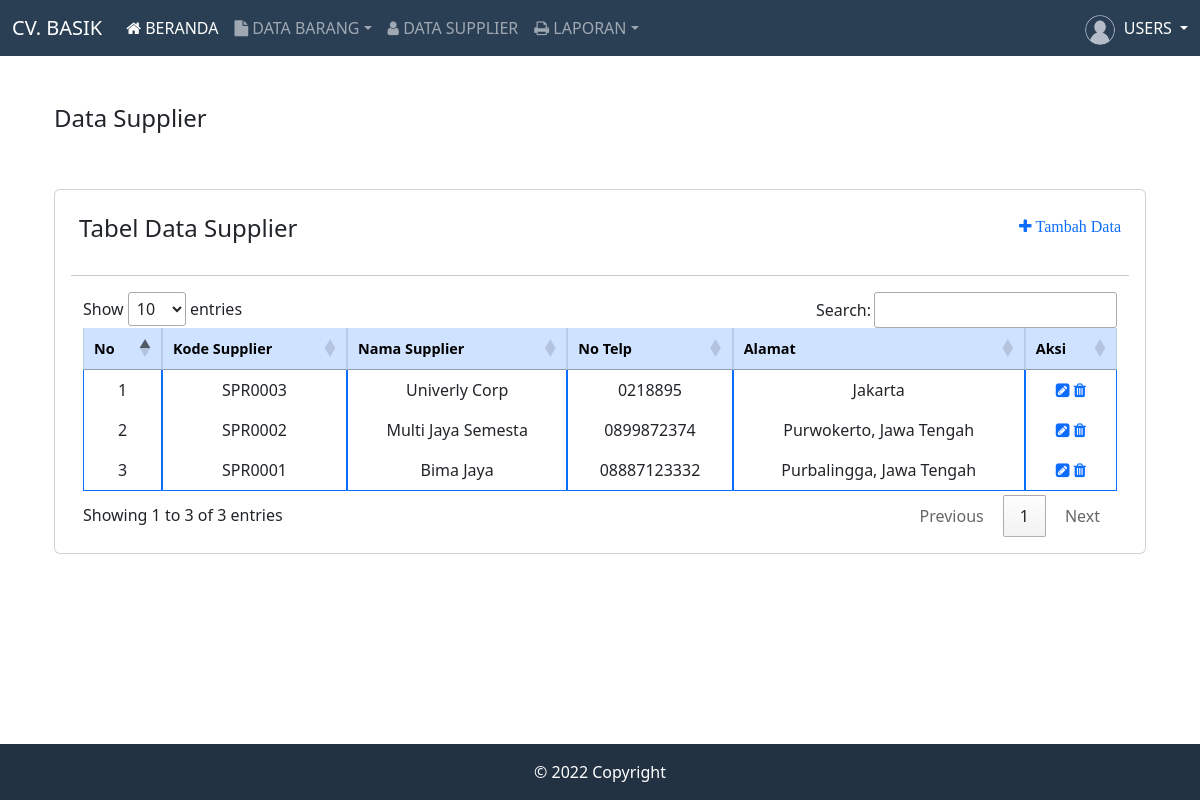
Screenshot of /modules/supplier/supplier.php (signed in) with the database file from the repository.
### tables this page shows
CREATE TABLE `is_supplier` (
  `id_supplier` int(10) NOT NULL,
  `kode_supplier` varchar(10) NOT NULL,
  `nama_supplier` varchar(20) NOT NULL,
  `no_telp` varchar(13) NOT NULL,
  `alamat` varchar(50) NOT NULL
);

### modules/supplier/supplier.php (the view, shortened to what this page needs)
<?php
include "../layout/header.php";
?>
<div class="container mt-5">
    <p class="h4">Data Supplier</p>
    <div class="position-relative">
        <div class="row">
            <div class="col">
                <div class="card text-center mt-5">
                    <div class="card-body">
                        <div class="d-flex justify-content-between mb-3">
                            <div class="p-2">
                                <h4>Tabel Data Supplier</h4>
                            </div>
                            <div class="p-2 "><a href="tambah_supplier.php" class="fa fa-plus" style="text-decoration:none"> Tambah Data</a></button></div>
                        </div>
                        <hr>
                        <div class="container mt-3">
                        <table class="table table-bordered border-primary" id="tabel-data">
                                <thead class="table-primary" style="font-size:90%">
                                    <tr>
                                        <th>No</th>
                                        <th>Kode Supplier</th>
                                        <th>Nama Supplier</th>
                                        <th>No Telp</th>
                                        <th>Alamat</th>
                                        <th>Aksi</th>
                                    </tr>
                                </thead>
                                <tbody>
                                    <?php
                                    include './../../config/koneksi.php';
                                    $no = 1;
                                    $data = mysqli_query($koneksi, "SELECT * FROM is_supplier ORDER BY nama_supplier DESC");
                                    while ($d = mysqli_fetch_array($data)) {
                                    ?>
                                        <tr>
                                            <td><?php echo $no++; ?></td>
                                            <td><?php echo $d['kode_supplier']; ?></td>
                                            <td><?php echo $d['nama_supplier']; ?></td>
                                            <td><?php echo $d['no_telp']; ?></td>
                                            <td><?php echo $d['alamat']; ?></td>
                                            <td>
                                                <a data-toggle="tooltip" data-placement="top" title="edit" href="supplier_edit.php?id=<?php echo $d['id']; ?>"><span class="fa fa-pencil-square"></span></a>
                                                <a data-toggle="tooltip" data-placement="top" title="Hapus" href="supplier_hapus.php?id=<?php echo $d['id']; ?>"><span class="fa fa-trash"></span></a>
                                            </td>
                                        </tr>
                                    <?php
                                    }
                                    ?>
                                </tbody>
                            </table>
                        </div>
                    </div>
                </div>
            </div>
        </div>
    </div>
    <?php
    include '../layout/footer.php';
    ?>

### rows the page displays
is_supplier: kode_supplier "SPR0003", nama_supplier "Univerly Corp", no_telp "0218895", alamat "Jakarta"
is_supplier: kode_supplier "SPR0002", nama_supplier "Multi Jaya Semesta", no_telp "0899872374", alamat "Purwokerto, Jawa Tengah"
is_supplier: kode_supplier "SPR0001", nama_supplier "Bima Jaya", no_telp "08887123332", alamat "Purbalingga, Jawa Tengah"
